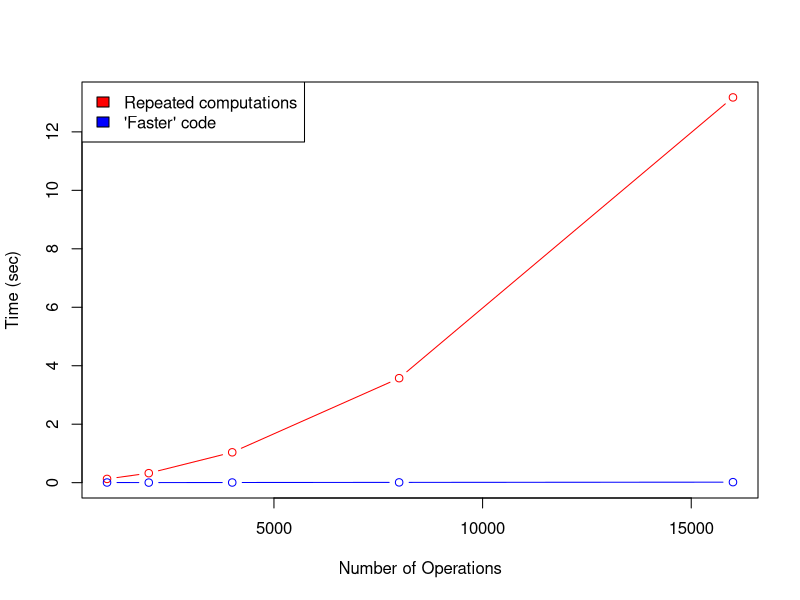

Source code (R):

#********************************************
#Define the first function
#     This should be the one that you suspect
#     is slower
#********************************************
function_1_desc <- "Repeated computations"
compute_1 = function(numValues){

  values <- runif(numValues)
  variance = 0
  
  for (x in values) {
    distToMean = x - mean(values)
    variance = variance +    
      (distToMean^2)/length(values)
  }
  
}

#********************************************
#Define the second function
#     This should be the one that you hope
#     is faster
#********************************************
function_2_desc <- "'Faster' code"
compute_2 = function(numValues){

  values <- runif(numValues)
  variance = 0
  meanOfValues = mean(values)
  N = length(values)
  
  for (x in values){
    distToMean = x - meanOfValues
    variance = variance + (distToMean^2)/N
  }
  
}


#********************************************
#Initialize data
#********************************************
myCount = 1000
numReps = 30
numLoops = 5
time_1 = rep(0.0, numLoops)
time_2 = rep(0.0, numLoops)
countValues = rep(0.0, numLoops)


#********************************************
#In each iteraction, we will pass a value, myCount,
# to each function.  We will increase myCount each
# time through the loop.  We will capture the average
# time to perform numReps replications of the functions
#********************************************
for (i in 1:numLoops){
  print(i)
  time_1[i] = system.time(replicate(numReps, compute_1(myCount)))[3]
  time_2[i] = system.time(replicate(numReps, compute_2(myCount)))[3]
  countValues[i] = myCount
  myCount = myCount*2
  
}

#Create an empty plot with labeled axes
plot(range(countValues), range(c(time_1, time_2)), type='n', xlab="Number of Operations",
     ylab = "Time (sec)")
legend("topleft",
       c(function_1_desc, function_2_desc),
       fill=c("red", "blue")
)
#Plot the times as a function of the values passed to the function
lines(countValues, time_1, type='b', col='red')
lines(countValues, time_2, type='b', col='blue')

